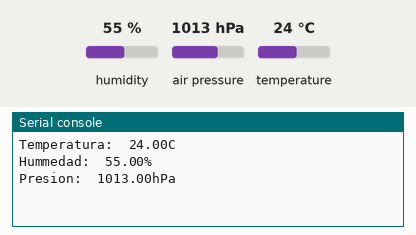
Simulated run of this program. Board: MicroPython board. On the bench: the last lines printed to the serial console. The test bench sets the inputs (shaded band); at power-on: humidity 55 %, air pressure 1013 hPa, temperature 24 °C.

Above: at 1.2 s.
1.3 s: humidity set to 22 %
At 5.5 s:
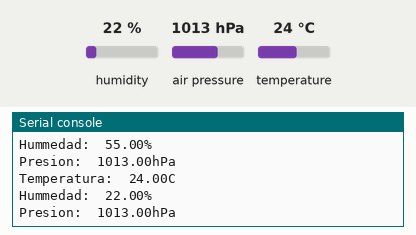
7.3 s: air pressure set to 952 hPa
At 11.0 s:
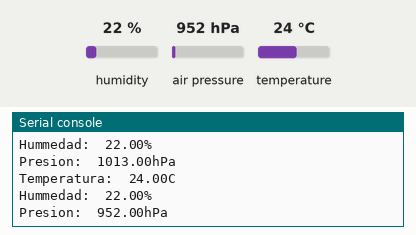
13.3 s: temperature set to 12 °C
At 16.4 s:
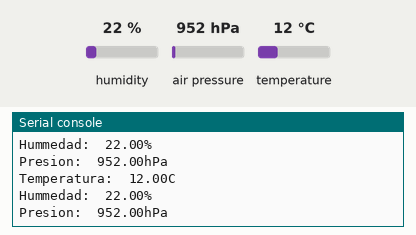

Measured:
- after the input at 1.3 s, the serial console: prints a new line after 3.7 s (image 1)
- after the input at 7.3 s, the serial console: prints a new line after 2.7 s (image 2)
- after the input at 13.3 s, the serial console: prints a new line after 1.8 s (image 3)

The program:

temperatura_humedad_presion.py
```python
from machine import Pin, I2C
from time import sleep
import BME280


i2c = I2C(scl=Pin(22), sda=Pin(23), freq=10000)


while True:
  bme = BME280.BME280(i2c=i2c)
  temp = bme.temperature
  hum = bme.humidity
  pres = bme.pressure

  print('Temperatura: ', temp)
  print('Hummedad: ', hum)
  print('Presion: ', pres)

  sleep(5)
```
